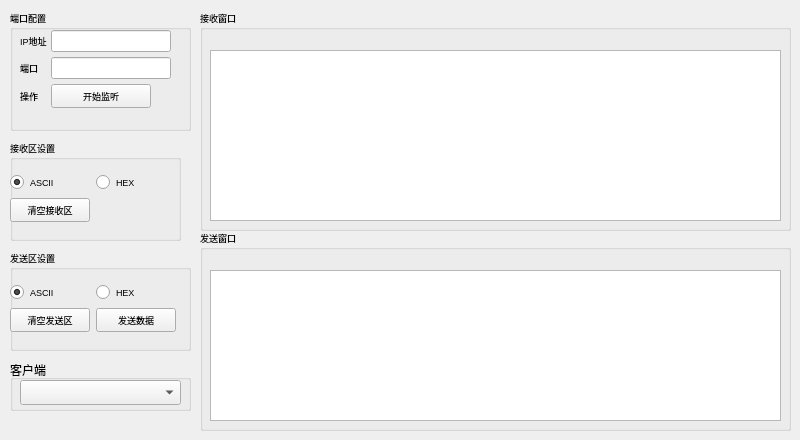
    <widget class="QWidget" name="tab_4">
     <attribute name="title">
      <string>网络助手</string>
     </attribute>
     <widget class="QGroupBox" name="groupBox_7">
      <property name="geometry">
       <rect>
        <x>200</x>
        <y>10</y>
        <width>591</width>
        <height>221</height>
       </rect>
      </property>
      <property name="font">
       <font>
        <pointsize>7</pointsize>
       </font>
      </property>
      <property name="title">
       <string>接收窗口</string>
      </property>
      <widget class="QTextBrowser" name="net_rx_display">
       <property name="geometry">
        <rect>
         <x>10</x>
         <y>40</y>
         <width>571</width>
         <height>171</height>
        </rect>
       </property>
       <property name="font">
        <font>
         <pointsize>7</pointsize>
        </font>
       </property>
      </widget>
     </widget>
     <widget class="QGroupBox" name="groupBox_20">
      <property name="geometry">
       <rect>
        <x>10</x>
        <y>140</y>
        <width>171</width>
        <height>101</height>
       </rect>
      </property>
      <property name="font">
       <font>
        <pointsize>7</pointsize>
       </font>
      </property>
      <property name="title">
       <string>接收区设置</string>
      </property>
      <widget class="QWidget" name="formLayoutWidget_4">
       <property name="geometry">
        <rect>
         <x>0</x>
         <y>30</y>
         <width>168</width>
         <height>54</height>
        </rect>
       </property>
       <property name="font">
        <font>
         <pointsize>7</pointsize>
        </font>
       </property>
       <layout class="QFormLayout" name="formLayout_4">
        <property name="verticalSpacing">
         <number>4</number>
        </property>
        <item row="0" column="0">
         <widget class="QRadioButton" name="net_rx_ASCII_Button">
          <property name="minimumSize">
           <size>
            <width>80</width>
            <height>24</height>
           </size>
          </property>
          <property name="font">
           <font>
            <pointsize>7</pointsize>
           </font>
          </property>
          <property name="text">
           <string>ASCII</string>
          </property>
          <property name="checked">
           <bool>true</bool>
          </property>
         </widget>
        </item>
        <item row="0" column="1">
         <widget class="QRadioButton" name="net_rx_HEX_Button">
          <property name="minimumSize">
           <size>
            <width>80</width>
            <height>24</height>
           </size>
          </property>
          <property name="font">
           <font>
            <pointsize>7</pointsize>
           </font>
          </property>
          <property name="text">
           <string>HEX</string>
          </property>
         </widget>
        </item>
        <item row="1" column="0">
         <widget class="QPushButton" name="clear_net_rx_display">
          <property name="minimumSize">
           <size>
            <width>80</width>
            <height>24</height>
           </size>
          </property>
          <property name="font">
           <font>
            <pointsize>7</pointsize>
           </font>
          </property>
          <property name="text">
           <string>清空接收区</string>
          </property>
         </widget>
        </item>
       </layout>
      </widget>
     </widget>
     <widget class="QGroupBox" name="groupBox_21">
      <property name="geometry">
       <rect>
        <x>10</x>
        <y>250</y>
        <width>181</width>
        <height>101</height>
       </rect>
      </property>
      <property name="font">
       <font>
        <pointsize>7</pointsize>
       </font>
      </property>
      <property name="title">
       <string>发送区设置</string>
      </property>
      <widget class="QWidget" name="formLayoutWidget_5">
       <property name="geometry">
        <rect>
         <x>0</x>
         <y>30</y>
         <width>171</width>
         <height>61</height>
        </rect>
       </property>
       <property name="font">
        <font>
         <pointsize>7</pointsize>
        </font>
       </property>
       <layout class="QFormLayout" name="formLayout_5">
        <property name="formAlignment">
         <set>Qt::AlignLeading|Qt::AlignLeft|Qt::AlignTop</set>
        </property>
        <property name="verticalSpacing">
         <number>4</number>
        </property>
        <item row="0" column="0">
         <widget class="QRadioButton" name="net_tx_ASCII_Button">
          <property name="minimumSize">
           <size>
            <width>80</width>
            <height>24</height>
           </size>
          </property>
          <property name="font">
           <font>
            <pointsize>7</pointsize>
           </font>
          </property>
          <property name="text">
           <string>ASCII</string>
          </property>
          <property name="checked">
           <bool>true</bool>
          </property>
         </widget>
        </item>
        <item row="1" column="0">
         <widget class="QPushButton" name="clear_net_tx_display">
          <property name="minimumSize">
           <size>
            <width>80</width>
            <height>24</height>
           </size>
          </property>
          <property name="font">
           <font>
            <pointsize>7</pointsize>
           </font>
          </property>
          <property name="text">
           <string>清空发送区</string>
          </property>
         </widget>
        </item>
        <item row="0" column="1">
         <widget class="QRadioButton" name="net_tx_HEX_Button">
          <property name="minimumSize">
           <size>
            <width>80</width>
            <height>24</height>
           </size>
          </property>
          <property name="font">
           <font>
            <pointsize>7</pointsize>
           </font>
          </property>
          <property name="text">
           <string>HEX</string>
          </property>
         </widget>
        </item>
        <item row="1" column="1">
         <widget class="QPushButton" name="net_tx_data_Button">
          <property name="maximumSize">
           <size>
            <width>80</width>
            <height>24</height>
           </size>
          </property>
          <property name="font">
           <font>
            <pointsize>7</pointsize>
           </font>
          </property>
          <property name="text">
           <string>发送数据</string>
          </property>
         </widget>
        </item>
       </layout>
      </widget>
     </widget>
     <widget class="QGroupBox" name="groupBox_22">
      <property name="geometry">
       <rect>
        <x>200</x>
        <y>230</y>
        <width>591</width>
        <height>201</height>
       </rect>
      </property>
      <property name="font">
       <font>
        <pointsize>7</pointsize>
       </font>
      </property>
      <property name="title">
       <string>发送窗口</string>
      </property>
      <widget class="QPlainTextEdit" name="net_tx_display">
       <property name="geometry">
        <rect>
         <x>10</x>
         <y>40</y>
         <width>571</width>
         <height>151</height>
        </rect>
       </property>
       <property name="font">
        <font>
         <pointsize>7</pointsize>
        </font>
       </property>
      </widget>
     </widget>
     <widget class="QGroupBox" name="groupBox_23">
      <property name="geometry">
       <rect>
        <x>10</x>
        <y>10</y>
        <width>181</width>
        <height>121</height>
       </rect>
      </property>
      <property name="font">
       <font>
        <pointsize>7</pointsize>
       </font>
      </property>
      <property name="title">
       <string>端口配置</string>
      </property>
      <widget class="QWidget" name="formLayoutWidget_6">
       <property name="geometry">
        <rect>
         <x>10</x>
         <y>20</y>
         <width>151</width>
         <height>91</height>
        </rect>
       </property>
       <property name="font">
        <font>
         <pointsize>7</pointsize>
        </font>
       </property>
       <layout class="QFormLayout" name="formLayout_6">
        <property name="horizontalSpacing">
         <number>4</number>
        </property>
        <property name="verticalSpacing">
         <number>5</number>
        </property>
        <item row="0" column="0">
         <widget class="QLabel" name="label_18">
          <property name="font">
           <font>
            <pointsize>7</pointsize>
           </font>
          </property>
          <property name="text">
           <string>IP地址</string>
          </property>
         </widget>
        </item>
        <item row="2" column="0">
         <widget class="QLabel" name="label_20">
          <property name="font">
           <font>
            <pointsize>7</pointsize>
           </font>
          </property>
          <property name="text">
           <string>操作</string>
          </property>
         </widget>
        </item>
        <item row="2" column="1">
         <widget class="QPushButton" name="net_TCP_Insten_Button">
          <property name="minimumSize">
           <size>
            <width>75</width>
            <height>24</height>
           </size>
          </property>
          <property name="maximumSize">
           <size>
            <width>100</width>
            <height>24</height>
           </size>
          </property>
          <property name="font">
           <font>
            <pointsize>7</pointsize>
           </font>
          </property>
          <property name="text">
           <string>开始监听</string>
          </property>
         </widget>
        </item>
        <item row="1" column="0">
         <widget class="QLabel" name="label_19">
          <property name="font">
           <font>
            <pointsize>7</pointsize>
           </font>
          </property>
          <property name="text">
           <string>端口</string>
          </property>
         </widget>
        </item>
        <item row="0" column="1">
         <widget class="CustomLineEdit" name="net_IPAddr_Edit"/>
        </item>
        <item row="1" column="1">
         <widget class="CustomLineEdit" name="net_COMPort_Edit"/>
        </item>
       </layout>
      </widget>
     </widget>
     <widget class="QGroupBox" name="groupBox_25">
      <property name="geometry">
       <rect>
        <x>10</x>
        <y>360</y>
        <width>181</width>
        <height>51</height>
       </rect>
      </property>
      <property name="title">
       <string>客户端</string>
      </property>
      <widget class="QComboBox" name="client_comboBox">
       <property name="geometry">
        <rect>
         <x>10</x>
         <y>20</y>
         <width>161</width>
         <height>25</height>
        </rect>
       </property>
      </widget>
     </widget>
    </widget>
